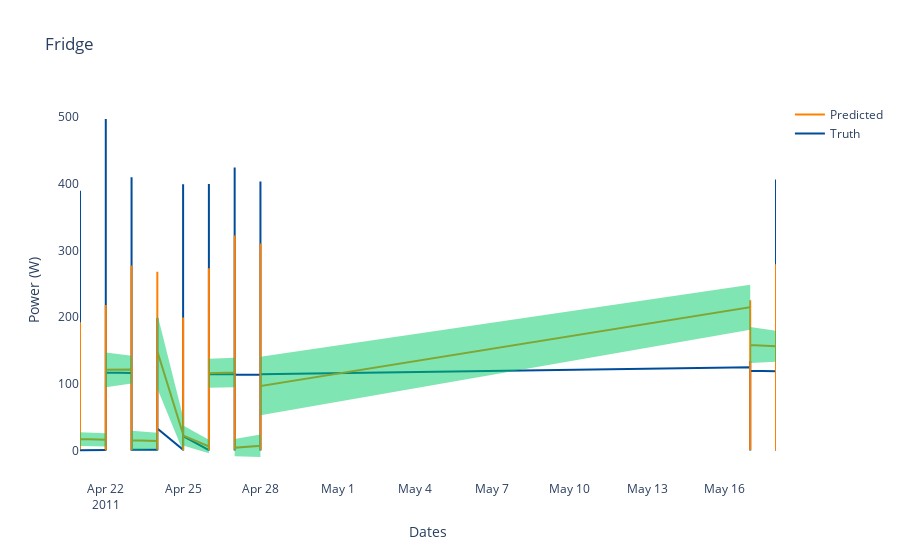

This figure's notebook cell:
### Code cell
import plotly.graph_objs as go
import pandas as pd

df_gt = pd.read_csv('gt_Fridge_s2p.csv')
df_pred = pd.read_csv('pred_Fridge_s2p.csv')
df_var = pd.read_csv('var_Fridge_s2p.csv')

date = []
for i in range(len(df_gt)):
    date.append(df_gt['Unnamed: 0'][i][:10])

x = date
yt = df_gt['fridge']
y = df_pred['fridge']

fig = go.Figure([
    go.Scatter(
        name='Truth',
        x=x,
        y=yt,
        mode='lines',
        line=dict(color='rgb(0, 76, 153)'),
        showlegend = True
    ),
    go.Scatter(
        name='Predicted',
        x=x,
        y=y,
        mode='lines',
        line=dict(color='rgb(255, 128, 0)'),
    ),
    go.Scatter(
        name='Upper Bound',
        x=x,
        y=y+df_var['0'] * ((1+1.)),
        mode='lines',
        marker=dict(color="#66FF66"),
        line=dict(width=0),
        showlegend=False
    ),
    go.Scatter(
        name='Lower Bound',
        x=x,
        y=y-df_var['0'] * ((1+1.)),
        marker=dict(color="#66FF66"),
        line=dict(width=0),
        mode='lines',
        fillcolor='rgba(0, 204, 102, 0.5)',
        fill='tonexty',
        showlegend=False
    )
])
fig.update_layout(
    yaxis_title='Power (W)',
    xaxis_title='Dates',
    title='Fridge',
    hovermode="x"
)

fig.update_layout({
'plot_bgcolor': 'rgba(0, 0, 0, 0)',
'paper_bgcolor': 'rgba(0, 0, 0, 0)',
})


fig.show()

### Figure 1 — Plotly figure (JSON) as saved in the notebook; plotly's stock layout.template omitted (floating-point values rounded to 4 significant figures; data arrays with more than 128 entries replaced by an {"elided": "..."} marker saying what was removed)
{"data": [{"line": {"color": "rgb(0, 76, 153)"}, "mode": "lines", "name": "Truth", "showlegend": true, "type": "scatter", "x": {"elided": "12052 str values"}, "y": {"elided": "12052 float values"}}, {"line": {"color": "rgb(255, 128, 0)"}, "mode": "lines", "name": "Predicted", "type": "scatter", "x": {"elided": "12052 str values"}, "y": {"elided": "12052 float values"}}, {"line": {"width": 0}, "marker": {"color": "#66FF66"}, "mode": "lines", "name": "Upper Bound", "showlegend": false, "type": "scatter", "x": {"elided": "12052 str values"}, "y": {"elided": "12052 float values"}}, {"fill": "tonexty", "fillcolor": "rgba(0, 204, 102, 0.5)", "line": {"width": 0}, "marker": {"color": "#66FF66"}, "mode": "lines", "name": "Lower Bound", "showlegend": false, "type": "scatter", "x": {"elided": "12052 str values"}, "y": {"elided": "12052 float values"}}], "layout": {"hovermode": "x", "paper_bgcolor": "rgba(0, 0, 0, 0)", "plot_bgcolor": "rgba(0, 0, 0, 0)", "title": {"text": "Fridge"}, "xaxis": {"title": {"text": "Dates"}}, "yaxis": {"title": {"text": "Power (W)"}}}}
